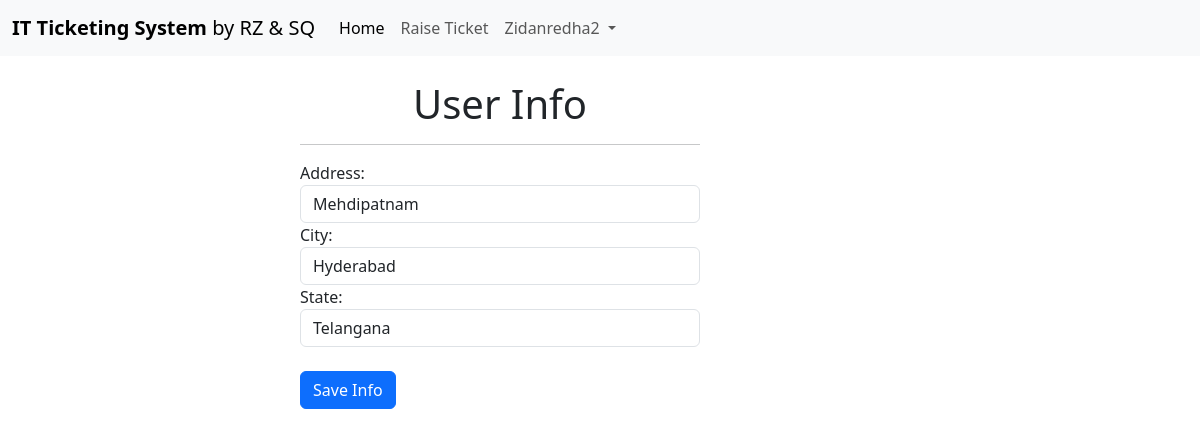
The page /update_profile/5 (signed in) on the database its author committed.
### myapp/models.py (models this page shows)
class UserProfile(models.Model):
    user  = models.OneToOneField(User, on_delete=models.CASCADE, null= True)
    Address= models.CharField(max_length=100)
    City = models.CharField(max_length=100)
    State= models.CharField(max_length=100)

### myapp/views.py (the view)
# urls.py: path('update_profile/<int:pk>', views.Update_Profile, name='update_profile'),
def Update_Profile(request, pk):
    if request.user.is_authenticated:
        ProfileDatas= UserProfile.objects.get(id=pk)
        form = UserProfileForm(request.POST or None, instance=ProfileDatas)
        if form.is_valid():
            form.save()
            messages.success(request, 'Profile updated successfully')
            return redirect('profile')
        return render(request, 'Update_Profile.html', {'form': form})
    else:
        messages.success(request, 'Please login to view your profile')
        return redirect('login')

### myapp/forms.py
class UserProfileForm(forms.ModelForm):
    Address = forms.CharField(label='Address', max_length=100, widget=forms.TextInput(attrs={'class':'form-control'}))
    City = forms.CharField(label='City', max_length=100, widget=forms.TextInput(attrs={'class':'form-control'}))
    State = forms.CharField(label='State', max_length=100, widget=forms.TextInput(attrs={'class':'form-control'}))
    class Meta:
        model = UserProfile
        fields = ( 'Address','City', 'State')

### myapp/TEMPLATES/Update_Profile.html (shortened to what this page needs)
{%extends 'Base.html' %}
    {%block content%}
    <div class="col-4 offset-3 "><br>
    <h1 class="text-center">User Info</h1>
    <hr>
    <form action="" method="post">
        {{form}}        <br>
        <button type="submit" class="btn btn-primary">Save Info</button>
    </form>
    </div>
    {%endblock content%}

### myapp/TEMPLATES/Navbar.html (shortened to what this page needs)
<nav class="navbar navbar-expand-lg bg-body-tertiary">
    <div class="container-fluid">
      <a class="navbar-brand" href="{% url 'base' %}"><b>IT Ticketing System</b> by RZ & SQ</a>
      <div class="collapse navbar-collapse" id="navbarSupportedContent">
        <ul class="navbar-nav me-auto mb-2 mb-lg-0">
          {% if request.user.is_authenticated and request.user.is_superuser %}
          <li class="nav-item">
            <a class="nav-link active" aria-current="page" href="{% url 'base' %}">Home</a>
          </li>
          <li class="nav-item">
            <a class="nav-link active" aria-current="page" href="{% url 'mycart' %}">My Tickets</a>
          </li>
          <li class="nav-item">
            <a class="nav-link" href="{% url 'taskdetails' %}">Raise Ticket</a>
          </li>
          <li class="nav-item">
            <a class="nav-link" href="{% url 'account' %}">Add Coins</a>
          </li>
          <li class="nav-item dropdown">
            <a class="nav-link dropdown-toggle" href="#" role="button" data-bs-toggle="dropdown" aria-expanded="false">
              {{ request.user|capfirst }}
            </a>
            <ul class="dropdown-menu">
              <li><a class="dropdown-item" href="{% url 'profile' %}">Show Profile</a></li>
              <li><a class="dropdown-item" href="{% url 'ChangePassword' %}">Change Password</a></li>
              <li><a class="dropdown-item" href="{% url 'logout' %}">Logout</a></li>
            </ul>
          {% elif request.user.is_authenticated %}
          <li class="nav-item">
            <a class="nav-link active" aria-current="page" href="{% url 'base' %}">Home</a>
          </li>
          <li class="nav-item">
            <a class="nav-link" href="{% url 'taskdetails' %}">Raise Ticket</a>
          </li>
          <li class="nav-item dropdown">
            <a class="nav-link dropdown-toggle" href="#" role="button" data-bs-toggle="dropdown" aria-expanded="false">
              {{ request.user|capfirst }}
            </a>
          {% endif %}
        </ul>
      </div>
    </div>
  </nav>

### rows shown on the page
UserProfile: Address "Mehdipatnam", City "Hyderabad", State "Telangana"

### other values the page prints
{{ request.user|capfirst }} "Zidanredha2"
